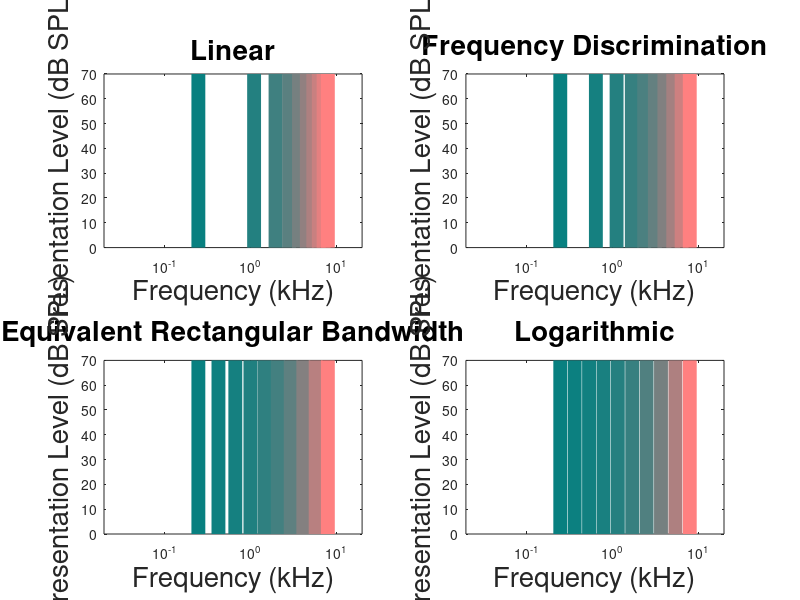
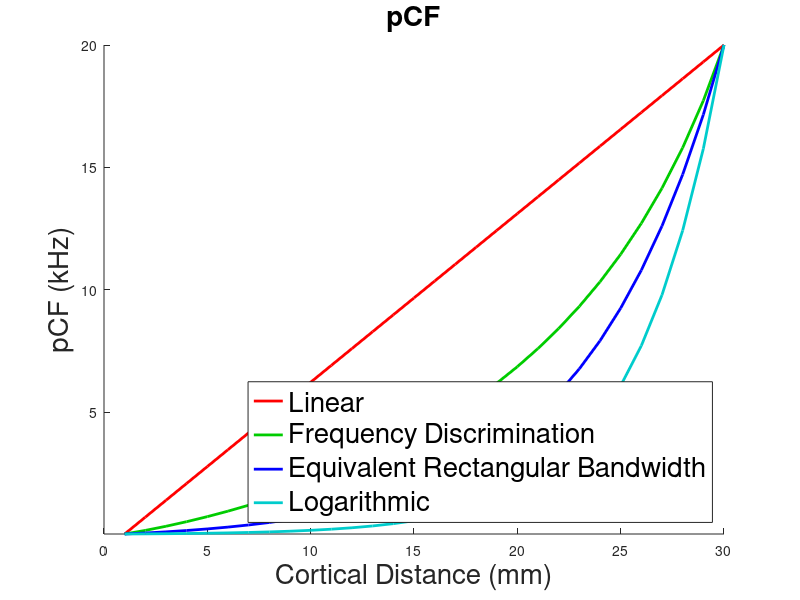
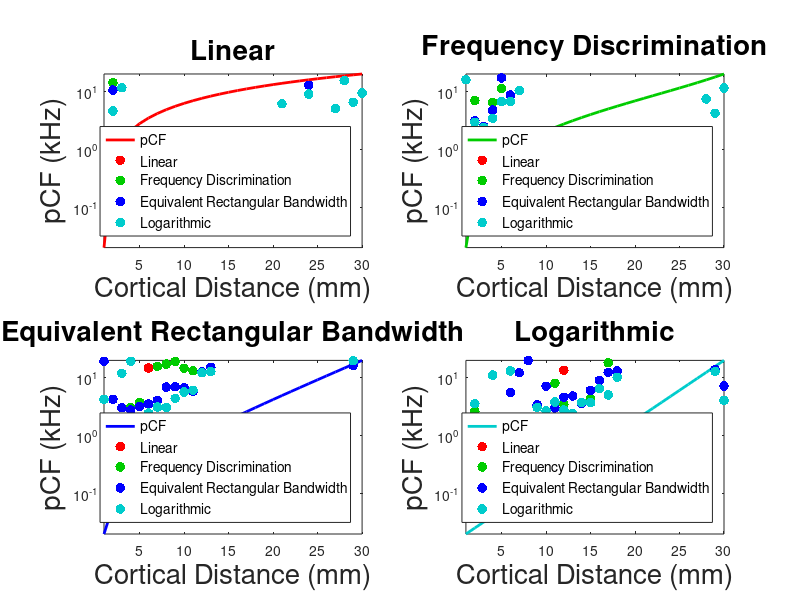
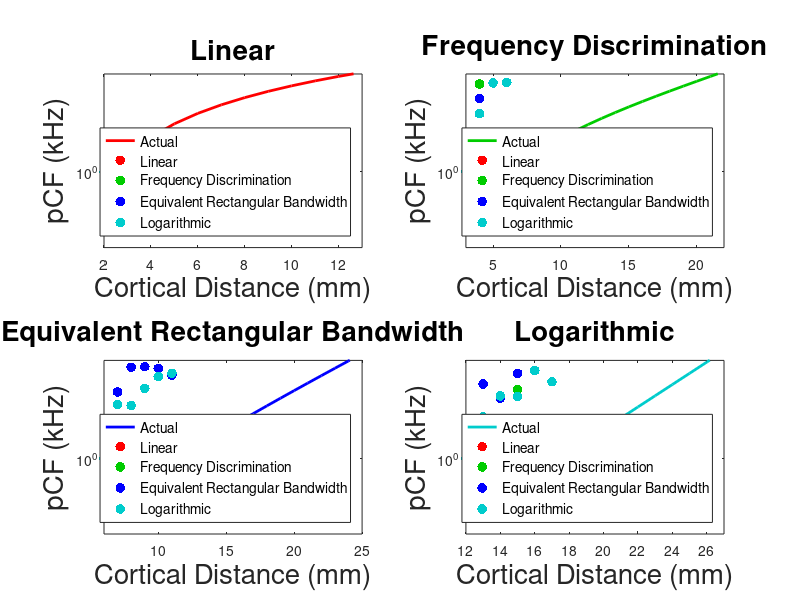

Write MATLAB code to recreate these figures, in order. (Note: this script raises an error after producing the figures.)
function data = fMRIFreqMagModel
% Model of Frequency magnification imaged using fMRI
% effect on stimulus spacing on recorded response compared to underlying
% spacing of neuron/voxel characterisic frequency spacing

%% TO DO
% Add spread of HMDR - apply to voxel response
% Add noise
% create bandpass noise stimuli
% each voxel contain many tuning curves - loop current code for each voxel
% and take weighted average - then convovle with gaussian Hymodynmaic
% spread response
% 30 random numbers - create coiefient - what is this and why did I say it?
%
% convert SPL to SL for Frequency Discrimination equation
%
% calculate error
% squared error
% (actual2 - estimated2) of each voxel
% mean of voxels
% square root (mean of voxels)

% root mean square error
% for iVMD = 1:length(iVMD)
% for iSMD = 1:length(iSMD)
% for i = 1:nVoxel
% SE(i)=(actual - estimated).^2;
% end
% MSE(iSMD) = mean(SE)
% end
% RMSE(iVMD) = sqrt(MSE(iSMD))
% end

% has frequency discrimation been tested at high frequencies or just
% exprolated

% set xlim of pCF zoom by finding voxels whos pCF frequency matchs
% stimulus frequency limits

% convert voxels to milimeters
% save number of voxels within stimulus set frequency range
% calculate error within stimulus set frequency range

clc; close all

%% Stimuli Magnification domain functions
% magDomain,magScale2F,magFilterWidth
StimMagDomain = {str2func('@LinMagDom'),str2func('@funNDLF'),str2func('@lcfNErb'),str2func('@LogMagDom')};
StimMagDomain2Freq = {str2func('@LinMagDom2Freq'),str2func('@funInvNDLF'),str2func('@lcfInvNErb'),str2func('@LogMagDom2Freq')};

StimSpacingNames = {'Linear','Frequency Discrimination','Equivalent Rectangular Bandwidth','Logarithmic'};   % names for graph titles for each stimulus spacing - must be in same order as StimMagDomain and StimMagDomain2Freq variables
% StimSpacingNamesv2 = {'Linear','Logarithmic','ERB','Freq Dis'}; % shorter names if needed due to space

%% Stimuli Properties
StimHighFreq = 8;  % highest frequency to test
StimLowFreq = 0.25; % lowest frequency to test
StimNum = 10;   % number of stimulus
StimdB = 70;
%% Voxel Population Properties
% Auditory system properties
HighFreq = 20;  % Highest frequency of the system
LowFreq = 0.02; % Lowest frequency of the system
Gradient = 30; % length of gradient in mm
nNeurons = 100000; % number of neurons per mm

%% Neuronal population Magnification domain fucntion
% VoxelMagSpace = {str2func('@lcfNErb'),str2func('@FreqDisMagDom')};
% VoxelMagSpace2Freq = {str2func('@lcfInvNErb'),str2func('@FreqDisMagDom2Fre')};
% VoxelFilterWidth = {str2func('@lcfErb'),str2func('@FreqDisMagDom2Freq')};
VoxelMagSpace = StimMagDomain;
VoxelMagSpace2Freq = StimMagDomain2Freq;
VoxelFilterWidth = {str2func('@lcfErb'),str2func('@lcfErb'),str2func('@lcfErb'),str2func('@lcfErb')};
% VoxelFilterWidth = {str2func('@lcfErb'),str2func('@lcfErb'),str2func('@lcfErb'),str2func('@FreqDisTuningWidth')};
% Spacing Properites
C = 1; % constant scaling for voxel tuning width
NoiseLev = 10; % level of noise in system

%% Imaging Properties
Resolution = 1;  % resolution of imaging in mm
nVoxels = Gradient/Resolution; % number of voxels
NeuronDensity = nNeurons .* Resolution; % number of neurons in each voxel
HDspread = 3; % spread of hemodynamic response in mm

%% Figure Properites
% create colours to use for plot each stimulus/voxel property
SpacingColour = {[1 0 0],[0 0.8 0],[0 0 1],[0 0.8 0.8]};

% Get monitor size to make figures full screen
f = figure ('Visible','off',...
    'Menu', 'None', ...
    'Color', [0.5, 0.5, 0.5]);

set(0,'Units','pixels') ;
p = get(0, 'MonitorPositions');
scnsize = p(1,:);
position = get(f,'Position');
outerpos = get(f,'OuterPosition');
borders = outerpos - position;
edge = -borders(1)/2;

close (f)

FIG = [scnsize(1),...
    scnsize(2),...
    scnsize(3) - edge,...
    scnsize(4)];
fFontSize = 20;
% use code below to set size of each figure created
% set(f,'OuterPosition',FIG)

% PlotIndex = [0 4 8 12] % for 4 by 4 subplot indexing

%% Set up varibles to save too
VMD = cell(length(VoxelMagSpace),1); % Voxel properties - use length for looping
SMD = struct('VoxRes', ones(StimNum,nVoxels), ... % Stimulus propertie - use length for looping
    'VCharaFreq', ones(nVoxels), ...
    'fMRIdata', ones(nVoxels));
Res = cell(length(StimMagDomain),1); % save voxel responses too

%% Create figure to display stimulus properties
fStim = figure('Color', [1 1 1]);
set(fStim,'OuterPosition',FIG)
% fOneResponse = figure('Color', [1 1 1]);
% set(fOneResponse,'OuterPosition',FIG)
% fOneVoxelResponse = figure('Color', [1 1 1]);
% set(fOneVoxelResponse,'OuterPosition',FIG)
% fOneStim = figure('Color', [1 1 1]);
% set(fOneStim,'OuterPosition',FIG)
% fOnepCF = figure('Color', [1 1 1]);
% set(fOnepCF,'OuterPosition',FIG)
% fOneVoxelHist = figure('Color', [1 1 1]);
% set(fOneVoxelHist,'OuterPosition',FIG)
for iVMD = 1:length(VoxelMagSpace)
    
    %% pCF CREATION
    % Create population charactersic frequency (pCF) Spacing Properites
    data.VoxelProp(iVMD)  = VoxelProperties(LowFreq,HighFreq,nVoxels,C,VoxelMagSpace{iVMD},VoxelMagSpace2Freq{iVMD},VoxelFilterWidth{iVMD});    %(LowFreq,HighFreq,nVoxels,C,magDomain,magScale2F,magFilterWidth)
    
    %% Voxel Response Loop
    % Create figure to plot stimulus responses
%     fResponse = figure('Color', [1 1 1]);
%     set(fResponse,'OuterPosition',FIG)
%     fVoxelResponse = figure('Color', [1 1 1]);
%     set(fVoxelResponse,'OuterPosition',FIG)
%     
    for iSMD = 1:length(StimMagDomain)
        
        %% Stimulus Set Creation
        % create stimuli frequencies for each spacing
        StimFreq = StimMagDomain2Freq{iSMD}(linspace(StimMagDomain{iSMD}(StimLowFreq),StimMagDomain{iSMD}(StimHighFreq),StimNum)); % frequencies of stimuli - 3D matrix for band limited noise
        % create stimuli gain structure
        StimLev = ones(size(StimFreq)).*StimdB; % can use to model filter response
        
        %% pCF Responses
        % loop for each stimulus frequency
        for i = 1:length(StimFreq)
%             % plot to response figure
%             figure (fResponse)
            % Response from all voxels to stimulus presented- looped for all stimulus properties and looped for all Voxel properties
            SMD.VoxRes(i,:) = VoxelResponse (StimFreq(i),StimLev,data.VoxelProp(iVMD).VFreqC,data.VoxelProp(iVMD).p,NoiseLev);
            SMD.VoxRes(SMD.VoxRes<0) = 0; % remove negative values
%             subplot(length(VoxelMagSpace)./2,length(StimMagDomain)./2,iSMD); % create and index subplot
%             area(data.VoxelProp(iVMD).VFreqC,SMD.VoxRes(i,:), 'FaceColor',[(StimFreq(i)./max(StimFreq)) 0.5 0.5]); % area plot of each population response to each stimulus over layed for each stimulus set
%             % set plot properties
%             set(gca,'XScale','log');
%             xlabel('pCF (kHz)', 'FontSize', fFontSize), ylabel('Response Level', 'FontSize', fFontSize);
%             axis tight, ylim ([0 StimLev(i)+20]), xlim ([LowFreq 20]);
%             title (StimSpacingNames{iSMD}, 'FontSize', fFontSize);
%             hold on
%             % plot stimulus frequencies on graphs for reference
%             line(repmat(StimFreq(i),1,2),[min(ylim) StimLev(i)], 'color',[(StimFreq(i)./max(StimFreq)) 0.5 0.5], 'LineWidth', 5)
%             % add title to centre of figure
%             if iSMD == 4
%                 uicontrol('Style', 'text',...
%                     'String', StimSpacingNames{iVMD},...
%                     'FontSize', 25,...
%                     'Units','normalized',...
%                     'backgroundcolor',[1 1 1],...
%                     'ForegroundColor',[0 0 0],...
%                     'Position', [0 0.5 1 0.05]);
%             end
            
%             if iSMD == 3 && i == 5 && iVMD == 3
%                 figure(fOneResponse)
%                 area(data.VoxelProp(iVMD).VFreqC,SMD.VoxRes(i,:), 'FaceColor',[(StimFreq(i)./max(StimFreq)) 0.5 0.5]); % area plot of each population response to each stimulus over layed for each stimulus set
%                 % set plot properties
%                 
%                 xlabel('pCF (kHz)', 'FontSize', fFontSize), ylabel('Response Level', 'FontSize', fFontSize);
%                 axis tight, ylim ([0 StimLev(i)+20]), xlim ([LowFreq 20]);
%                 set(gca,'XScale','log');
%                 title ('Response', 'FontSize', fFontSize);
%                 hold on
%                 % plot stimulus frequencies on graphs for reference
%                 line(repmat(StimFreq(i),1,2),[min(ylim) StimLev(i)], 'color',[(StimFreq(i)./max(StimFreq)) 0.5 0.5], 'LineWidth', 5)
%                 
%                 figure(fOneVoxelResponse)
%                 area(SMD.VoxRes(i,:), 'FaceColor',[(StimFreq(i)./max(StimFreq)) 0.5 0.5]); % area plot of each population response to each stimulus over layed for each stimulus set
%                 xlabel('Voxel ID','FontSize', fFontSize), ylabel('Response Level','FontSize', fFontSize);
%                 title ('Response', 'FontSize', fFontSize);
%                 hold on
%                 
%                 figure(fOneStim)
%                 %                 line(repmat(StimFreq(1),1,2),[min(ylim) StimLev(i)], 'color',[(StimFreq(i)./max(StimFreq)) 0.5 0.5], 'LineWidth', 5)
%                 line(repmat(StimFreq(i),1,2),[min(ylim) StimLev(i)], 'color',[(StimFreq(i)./max(StimFreq)) 0.5 0.5], 'LineWidth', 5)
%                 % set plot properties
%                 
%                 xlabel('pCF (kHz)', 'FontSize', fFontSize), ylabel('Response Level', 'FontSize', fFontSize);
%                 ylim ([0 StimLev(i)+20]), xlim ([LowFreq 20]);
%                 set(gca,'XScale','log');
%                 title ('Stimulus', 'FontSize', fFontSize);
%                 
%                 
%                 figure (fOnepCF)
%                 plot (1:nVoxels,data.VoxelProp(iVMD).VFreqC, 'color',SpacingColour{iVMD}, 'LineWidth', 2);
%                 axis tight, title ('pCF', 'FontSize', fFontSize);
%                 xlim([0 30]);
%                 ylim([LowFreq HighFreq]);
%                 %     set(gca,'YScale','log');
%                 xlabel('Cortical Distance (mm)', 'FontSize', fFontSize), ylabel('Population Characteristic Frequency pCF (kHz)', 'FontSize', fFontSize);
%                 warning('off','MATLAB:legend:IgnoringExtraEntries')
%                 legend((StimSpacingNames{1}),(StimSpacingNames{2}),(StimSpacingNames{3}),(StimSpacingNames{4}),'Location','SouthEast', 'FontSize', fFontSize);
%                 
%                 figure (fOneVoxelHist)
% %                 bar(SMD.VoxRes(:,iVMD))
%                  subplot(length(VoxelMagSpace)./2,length(StimMagDomain)./2,iSMD);
%                 bar(SMD.VoxRes(:,8))
%                  axis tight, title ('Voxel Response Profile', 'FontSize', fFontSize);
%                  xlabel('Stimulus ID', 'FontSize', fFontSize), ylabel('Response level', 'FontSize', fFontSize);
%             end
        end
        
%         for i = 1:length(StimFreq)
%             % plot to response figure
%             figure (fVoxelResponse)
%             % Response from all voxels to stimulus presented- looped for all stimulus properties and looped for all Voxel properties
%             %             SMD.VoxRes(i,:) = VoxelResponse (StimFreq(i),StimLev,data.VoxelProp(iVMD).VFreqC,data.VoxelProp(iVMD).p,NoiseLev);
%             %             SMD.VoxRes(SMD.VoxRes<0) = 0; % remove negative values
%             subplot(length(VoxelMagSpace)./2,length(StimMagDomain)./2,iSMD); % create and index subplot
%             area(SMD.VoxRes(i,:), 'FaceColor',[(StimFreq(i)./max(StimFreq)) 0.5 0.5]); % area plot of each population response to each stimulus over layed for each stimulus set
%             xlabel('Voxel ID', 'FontSize', fFontSize), ylabel('Response Level', 'FontSize', fFontSize);
%             title (StimSpacingNames{iSMD}, 'FontSize', fFontSize);
%             hold on
%             if iSMD == 4
%                 uicontrol('Style', 'text',...
%                     'String', StimSpacingNames{iVMD},...
%                     'FontSize', 25,...
%                     'Units','normalized',...
%                     'backgroundcolor',[1 1 1],...
%                     'ForegroundColor',[0 0 0],...
%                     'Position', [0 0.5 1 0.05]);
%             end
%             %         if iSMD == 3 && i == 5 && iVMD == 3
%             %
%             %         end
%         end
        %% Stimulus set plot
        % create figure to plot stimulus properties
        if iVMD == 1
            for i = 1:length(StimFreq)
                figure (fStim)% plot to stimulus properties figure
                subplot(length(VoxelMagSpace)./2,length(StimMagDomain)./2,iSMD); % create and index subplot
                plot(repmat(StimFreq(i),1,2),[min(ylim) StimLev(i)], 'color',[(StimFreq(i)./max(StimFreq)) 0.5 0.5], 'LineWidth', 10); % at each stimulus frequency create lines the level of each stimulus presenation level
                % set plot properties
                set(gca,'XScale','log');
                title (StimSpacingNames{iSMD}, 'FontSize', fFontSize), xlabel('Frequency (kHz)', 'FontSize', fFontSize), ylabel('Presentation Level (dB SPL)', 'FontSize', fFontSize);
                ylim ([0 StimLev(i)]), xlim ([LowFreq 20]);
                hold on
            end
        end
        
        %% pCF ESTIMATION
        % weighted average response for each voxel in stimuli domain (stimuli domain because stimuli ID used for calulation)
        SMD.VCharaFreq = VoxelCharacterFrequency (StimFreq, SMD.VoxRes,StimMagDomain{iSMD},StimMagDomain2Freq{iSMD});
        
        %% fMRI response data - FEATURE TO ADD
        % convolve with Hemodynamic spread
        %         SMD.fMRIdata(iSMD) = fMRIResponse (SMD.VCharaFreq(iSMD),HDspread);
        
        %% Loop Output
        Res{iSMD}= SMD; % save in cell array to allow looping through each stimulus set/properties
        
    end
    
    %% Modelling Results Data
    data.VMD{iVMD,1} = Res; % save in cell array to allow looping through each population characteric frequency (pCF) magnification domain
end

%% pCF Magnifcation
% create figure comparing all pCF magnifcation domains
fpCF = figure('Color', [1 1 1]);
set(fpCF,'OuterPosition',FIG)
for iVMD = 1:length(VoxelMagSpace)
    figure (fpCF)
    hold on
    plot (1:nVoxels,data.VoxelProp(iVMD).VFreqC, 'color',SpacingColour{iVMD}, 'LineWidth', 2);
    axis tight, title ('pCF', 'FontSize', 20);
    xlim([0 30]);
    ylim([LowFreq HighFreq]);
    %     set(gca,'YScale','log');
    xlabel('Cortical Distance (mm)', 'FontSize', fFontSize), ylabel('pCF (kHz)', 'FontSize', fFontSize);
    warning('off','MATLAB:legend:IgnoringExtraEntries')
    legend((StimSpacingNames{1}),(StimSpacingNames{2}),(StimSpacingNames{3}),(StimSpacingNames{4}),'Location','SouthEast', 'FontSize', fFontSize);
end
% fpCFfunct = figure('Color', [1 1 1]);
% set(fpCFfunct,'OuterPosition',FIG)
% for iVMD = 1:length(VoxelMagSpace)
%     figure (fpCFfunct)
%     hold on
%     plot (VoxelMagSpace{iVMD}(LowFreq:0.1:HighFreq),(LowFreq:0.1:HighFreq), 'color',SpacingColour{iVMD}, 'LineWidth', 2);
%     axis tight, title ('pCF', 'FontSize', 20);
%     xlim([0 30]);
%     ylim([LowFreq HighFreq]);
% %     set(gca,'YScale','log');
%     xlabel('Frequency Gradient (mm)'), ylabel('Population Characteristic Frequency pCF (kHz)');
%     warning('off','MATLAB:legend:IgnoringExtraEntries')
%     legend((StimSpacingNames{1}),(StimSpacingNames{2}),(StimSpacingNames{3}),(StimSpacingNames{4}),'Location','SouthEast');
% end


%% pCF Magnifcation Estimation RESULTS - figures to present modelling results

% create figure plotting estimated pCF for each magnification domain for each stimulus set
fTonotopic = figure('Color', [1 1 1]);
set(fTonotopic,'OuterPosition',FIG)
for iVMD = 1:length(VoxelMagSpace)
    figure (fTonotopic)
    subplot(length(VoxelMagSpace)./2, length(VoxelMagSpace)./2, iVMD);
    plot (1:nVoxels,data.VoxelProp(iVMD).VFreqC, 'color',SpacingColour{iVMD}, 'LineWidth', 2);
    axis tight, title (StimSpacingNames{iVMD}, 'FontSize', 20);
    hold on
    for iSMD = 1:length(StimMagDomain)
        scatter (1:nVoxels,data.VMD{iVMD,1}{iSMD ,1}.VCharaFreq, 50, SpacingColour{iSMD}, 'fill')
        set(gca,'YScale','log');
        xlabel('Cortical Distance (mm)', 'FontSize', fFontSize), ylabel('pCF (kHz)', 'FontSize', fFontSize);
        warning('off','MATLAB:legend:IgnoringExtraEntries')
        fLeg = legend('pCF',(StimSpacingNames{1}),(StimSpacingNames{2}),(StimSpacingNames{3}),(StimSpacingNames{4}),'Location','SouthEast');
        set(fLeg, 'FontSize', fFontSize./2);
    end
end

% % create figure plotting estimated pCF for each magnification domain for each stimulus set with axis limits set by stimulus set min and maximum
% fTonotopicZoom = figure('Color', [1 1 1]);
% set(fTonotopicZoom,'OuterPosition',FIG)
% for iVMD = 1:length(VoxelMagSpace)
%     figure (fTonotopicZoom)
%     subplot(length(VoxelMagSpace)./2, length(VoxelMagSpace)./2, iVMD);
%     plot (1:nVoxels,data.VoxelProp(iVMD).VFreqC, 'color',SpacingColour{iVMD}, 'LineWidth', 2);
%     axis tight, title (StimSpacingNames{iVMD}, 'FontSize', 20);
%     xmin = find(data.VoxelProp(iVMD).VFreqC <= StimLowFreq,1);
%     xmax = find(data.VoxelProp(iVMD).VFreqC >= StimHighFreq,1);  % highest frequency to test
%     ylim ([0.2 8]), xlim ([xmin xmax]);
%     hold on
%     for iSMD = 1:length(StimMagDomain)
%         scatter (1:nVoxels,data.VMD{iVMD,1}{iSMD ,1}.VCharaFreq, 50, SpacingColour{iSMD}, 'fill');
%         set(gca,'YScale','log');
%         xlabel('Cortical Distance (mm)', 'FontSize', fFontSize), ylabel('pCF (kHz)', 'FontSize', fFontSize);
%         fLeg = legend('Actual',(StimSpacingNames{1}),(StimSpacingNames{2}),(StimSpacingNames{3}),(StimSpacingNames{4}),'Location','SouthEast');
%         set(fLeg, 'FontSize', fFontSize./2);
%     end
% end

% create figure plotting estimated pCF for each magnification domain for each stimulus set with axis limits set by stimulus set min and maximum
fTonotopicZoomPrune = figure('Color', [1 1 1]);
set(fTonotopicZoomPrune,'OuterPosition',FIG)
data.VoxelsWithinStimLim = zeros(1,iVMD);
for iVMD = 1:length(VoxelMagSpace)
    figure (fTonotopicZoomPrune)
    subplot(length(VoxelMagSpace)./2, length(VoxelMagSpace)./2, iVMD);
    plot (1:nVoxels,data.VoxelProp(iVMD).VFreqC, 'color',SpacingColour{iVMD}, 'LineWidth', 2);
    axis tight, title (StimSpacingNames{iVMD}, 'FontSize', 20);
    xmin = find(data.VoxelProp(iVMD).VFreqC >= StimLowFreq,1);
    xmax = find(data.VoxelProp(iVMD).VFreqC >= StimHighFreq,1);  % highest frequency to test
    data.VoxelsWithinStimLim (iVMD) = xmax -xmin;
    ylim ([0.2 8]), xlim ([xmin xmax]);
    hold on
    for iSMD = 1:length(StimMagDomain)
        EstpCF = data.VMD{iVMD,1}{iSMD ,1}.VCharaFreq;
        EstpCF = [zeros(1,xmin), EstpCF(xmin+1:xmax)', zeros(1,length(EstpCF) - xmax)];
        scatter (1:nVoxels,EstpCF, 50, SpacingColour{iSMD}, 'fill');
        set(gca,'YScale','log');
        xlabel('Cortical Distance (mm)', 'FontSize', fFontSize), ylabel('pCF (kHz)', 'FontSize', fFontSize);
        fLeg = legend('Actual',(StimSpacingNames{1}),(StimSpacingNames{2}),(StimSpacingNames{3}),(StimSpacingNames{4}),'Location','SouthEast');
        set(fLeg, 'FontSize', fFontSize./2);
    end
end


data.RMSE = zeros(1,(iVMD));
for iVMD = 1:iVMD
    MSE = zeros(1,(iSMD));
    for iSMD = 1:iSMD
        SE = zeros(iSMD,nVoxels);
        for i = 1:nVoxels
            SE(iSMD,i)=(data.VoxelProp(iVMD).VFreqC(i) - data.VMD{iVMD,1}{iSMD ,1}.VCharaFreq(i)).^2;
        end
        MSE(iSMD) = mean(SE(iSMD,:));
        data.RMSE(iVMD,iSMD) = sqrt(MSE(iSMD));
    end
end
T = array2table(data.RMSE,'VariableNames',{'Linear' 'FreqDis' 'ERB' 'Log'});
writetable(T,'RMSE.csv');

data.RMSEStimLim = zeros(1,(iVMD));
for iVMD = 1:iVMD
    MSE = zeros(1,(iSMD));
    xmin = find(data.VoxelProp(iVMD).VFreqC <= StimLowFreq,1);
    xmax = find(data.VoxelProp(iVMD).VFreqC >= StimHighFreq,1);  % highest frequency to test
    pCF = data.VoxelProp(iVMD).VFreqC;
    pCF = pCF(xmin+1:xmax);
    data.VoxelsWithinStimLim (iVMD) = xmax -xmin;
    for iSMD = 1:iSMD
        EstpCF = data.VMD{iVMD,1}{iSMD ,1}.VCharaFreq;
        EstpCF = EstpCF(xmin+1:xmax);
        SE = zeros(iSMD,length(pCF));
        for i = 1:length(pCF)
            SE(iSMD,i)= (pCF(i) - EstpCF(i)).^2;
        end
        MSE(iSMD) = mean(SE(iSMD,:));
        data.RMSEStimLim(iVMD,iSMD) = sqrt(MSE(iSMD));
    end
end
T = array2table(data.RMSEStimLim,'VariableNames',{'Linear' 'FreqDis' 'ERB' 'Log'});
writetable(T,'RMSEStimLim.csv');
end



%% Location funcations to call
function Response = VoxelResponse (StimF,StimLev,VoxelFreqC,p,NoiseLev)
StimInt = 10.^(StimLev/10);
Int = zeros(1,length(VoxelFreqC)); % Response intensity for each Voxel
% loop through all voxels
for I = 1:length(VoxelFreqC)
    for II = 1:length(StimF)
        g = abs((StimF(II)-VoxelFreqC(I))/VoxelFreqC(I));
        fw=(1+(p(I)*g)).*exp(-p(I)*g); %Two parameter roex
        Int(I) = Int(I)+fw*StimInt(II);
    end
end
% NoiseLev = 10;
noise = randn (1,length(VoxelFreqC)).*NoiseLev;
Response = 10*log10(max(Int,1)); % Threshold intensity response and convert to dB
Response = Response + noise; %% set negative values to 0
% Response = Int; % no threshold
% Response = max(Int,1);
end
function VCharaFreq = VoxelCharacterFrequency (StimFreq, VoxRes,StimMagDomain,StimMagDomain2Freq)
VCharaFreq = zeros(length(VoxRes),1);
StimFreqStimDomain = StimMagDomain(StimFreq);
for i = 1:length(VoxRes)
    VCharaFreq (i) = sum((StimFreqStimDomain'.*VoxRes(:,i)))./sum(VoxRes(:,i)); % need to convert to linear spacing - convert to mag domain then convert back for characteristic frequencies
end
VCharaFreq(isnan(VCharaFreq)) = 0 ;

VCharaFreq = StimMagDomain2Freq(VCharaFreq);
%% need to convert back to frequency domain
end
function Response = fMRIResponse (StimF,StimLev,VoxelFreqC,p)
% hemodynamic spread
%% Parkes (2005) at 3 T
%% Find paper for 7T - around 2.3 mm
% FWHM GE = 3.9 +/- 0.7 mm, SE = 3.4 +/- 0.8
StimInt = 10.^(StimLev/10);
Int = zeros(1,length(VoxelFreqC)); % Response intensity for each Voxel
for I = 1:length(VoxelFreqC)
    for II = 1:length(StimF)
        g = abs((StimF(II)-VoxelFreqC(I))/VoxelFreqC(I));
        fw=(1+(p(I)*g)).*exp(-p(I)*g); %Two parameter roex
        Int(I) = Int(I)+fw*StimInt(II);
    end
end
Response = 10*log10(max(Int,1)); % Threshold intensity response and convert to dB
% Response = Int; % no threshold
% Response = max(Int,1);
end
function VoxelProp = VoxelProperties(LowFreq,HighFreq,nVoxels,C,VoxelMagSpace,magScale2F,magFilterWidth)
VoxelProp.VmagScale = linspace(VoxelMagSpace(LowFreq),VoxelMagSpace(HighFreq),nVoxels); % Linearly space in magnification scale domain (ERB, FS, LOG, LIN)
VoxelProp.VFreqC = magScale2F(VoxelProp.VmagScale);   % Voxel Characterisic Frequency - Convert maginification scale values to frequency values (kHz)
VoxelProp.VTuningWidth = magFilterWidth(VoxelProp.VFreqC); % Voxel frequency tuning width for each Voxel Charactersic Frequency (for each voxel)(Bandwidth in?)
VoxelProp.p = C*4*VoxelProp.VFreqC./VoxelProp.VTuningWidth; % Filter coefficient of each Voxel % VTuningWidth - population tuning width / populationERB
end
function y = LinMagDom(f)
y = f;
end
function f = LinMagDom2Freq(x)
f = x;
end
function y = LogMagDom(f)
y = log10(f);
end
function f = LogMagDom2Freq(x)
f = 10.^(x);
end
function erb = lcfErb(f)
% ***** lcfErb *****
% ERBs as per Glasberg and Moore (1990);
A = 24.7/1000; B = 4.37;
erb = A*(B*f+1);
end
function nerb = lcfNErb(f)
% ***** lcfNErb *****
% Converts frequency to ERB number;
A = 24.7/1000; B = 4.37;
nerb = 1/(A*B)*log(B*f+1);
end
function f = lcfInvNErb(nerb)
% ***** lcfInvNErb *****
% Converts ERB number to frequency;
A = 24.7/1000; B = 4.37;
f = 1/B*(exp(A*B*nerb)-1);
end
function DLF= FreqDisTuningWidth (f)

%% log DLF = a'sqrt(F) + k' + m'(SL^-1) % Nelson et al (1983)
% Nelson et al k' = -0.15, m' = 5.056, a' = 0.0214

%% Weir (1977) = log DLF = a sqrt(F) + b % depended on dB SL

a = 0.0214; k = -0.15; m = 5.056; SL = 40;
f = f.*1000; % convert from kHz to Hz

DLF = log10(a.*(sqrt(f)) + k + m.*(SL^-1));


% FreqSelTunWid = f;
end
% function y = FreqDisMagDom(x)
% %% number of Freq Selectivity units
% a = 0.0214; k = -0.15; m = 5.056; SL = 35;
% % f = f.*1000;
% y = exp(a .* sqrt(f) + k + m.*(SL.^-1));
% % y = exp(-0.676727 .* sqrt(x)).*(-4.39147-2.97183 .* sqrt(x));
% % y = 92.9414 .* exp((0.0214 .* sqrt(f))) .* (-46.729 + sqrt(f));
% 
% df = -((2.*(a.*sqrt(f) + 1) .* exp (-(a.* SL .* sqrt(f) + k .*SL + m)./SL))./a.^2
% 
% % log df = a*sqrt(f)+B) Weir 1977
% % x = f
% % integral of 1/e^(a*sqrt(x)+B)
% a = 0.026, b = -0.533; % for 40 dB SL
% y = -((2.*(a.*sqrt(x) +1).*exp(a.*(-sqrt(x)-b))./a.^2));
% end
% function f = FreqDisMagDom2Freq(x)
% a = 0.0214; k = -0.15; m = 5.056; SL = 35;
% 
% f = ((log(x) - (k + m.*(SL.^-1)))./a).^2;
% % y = 92.9414 .* log((0.0214 .* sqrt(x))) .* (-46.729 + sqrt(x));
% % f = f./1000;
% end
function nDLF = funNDLF (f)
%% define frequency resolution
% fs = 0:0.1:20;
% convert from kHz to Hz
f = f.*1000;
% constants for frequency discrimination
% SL is dB SL
a = 0.0214; k = -0.15; m = 5.056; SL = 40;
% y = exp(a .* sqrt(f) + k + m.*(SL.^-1));
% equation from Nelson
% DLM = exp(a .* sqrt(f) + k + m.*(SL.^-1));
% integral for 1/exp(a .* sqrt(f) + k + m.*(SL.^-1))
% describes how distance changes as a function of characteristic frequency
% Fc
nDLF = -((2.*(a.*sqrt(f) + 1) .* exp (-(a.* SL .* sqrt(f) + k .*SL + m)./SL))./a.^2);

% log df = exp(a*sqrt(f)+B)) Weir 1977

 % for 40 dB SL
% a = 0.026;
% b = -0.533;
% fd = exp(a*sqrt(fs)+b);
% df = 1./(exp(a*sqrt(fs)+b));
% integral of 1/e^(a*sqrt(f)+b)
% nDLF = -((2.*(a.*sqrt(f) +1).*exp(a.*(-sqrt(f)-b))./a.^2));

end

function f = funInvNDLF (nDLF)
%% define frequency resolution
fs = 0:0.01:20;
% convert from kHz to Hz
fs = fs.*1000;
% constants for frequency discrimination
% SL is dB SL
a = 0.0214; k = -0.15; m = 5.056; SL = 40;
% y = exp(a .* sqrt(f) + k + m.*(SL.^-1));
% equation from Nelson
% DLM = exp(a .* sqrt(f) + k + m.*(SL.^-1));
% integral for 1/exp(a .* sqrt(f) + k + m.*(SL.^-1))
% describes how distance changes as a function of characteristic frequency
% Fc
d = -((2.*(a.*sqrt(fs) + 1) .* exp (-(a.* SL .* sqrt(fs) + k .*SL + m)./SL))./a.^2);

% log df = exp(a*sqrt(f)+B)) Weir 1977

 % for 40 dB SL
% a = 0.026;
% b = -0.533;
% fd = exp(a*sqrt(fs)+b);
% df = 1./(exp(a*sqrt(fs)+b));
% integral of 1/e^(a*sqrt(f)+b)
% d = -((2.*(a.*sqrt(fs) +1).*exp(a.*(-sqrt(fs)-b))./a.^2));
dq = 0:0.001:30; % distance of cortex
% x = cortical distance = d
% v = characterisic frequency = f

f = interp1(d,fs,nDLF,'spline');
f = f./1000

end
